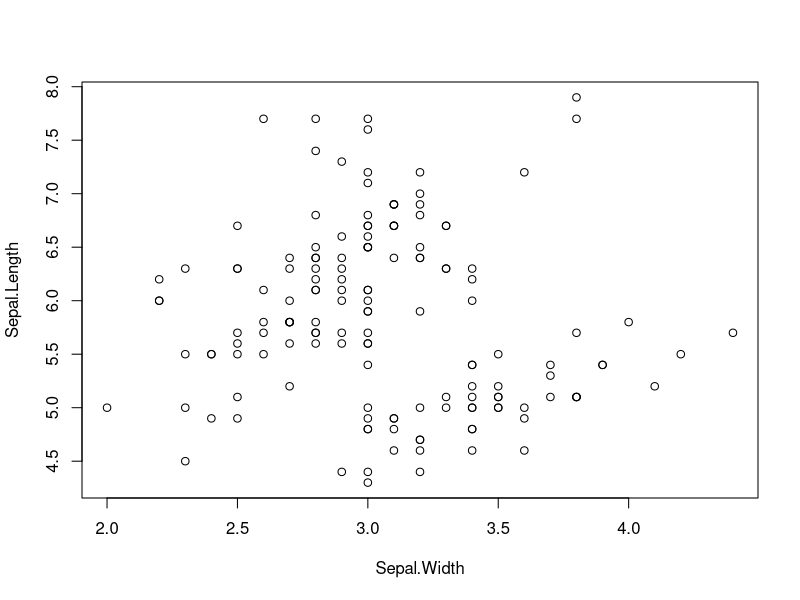
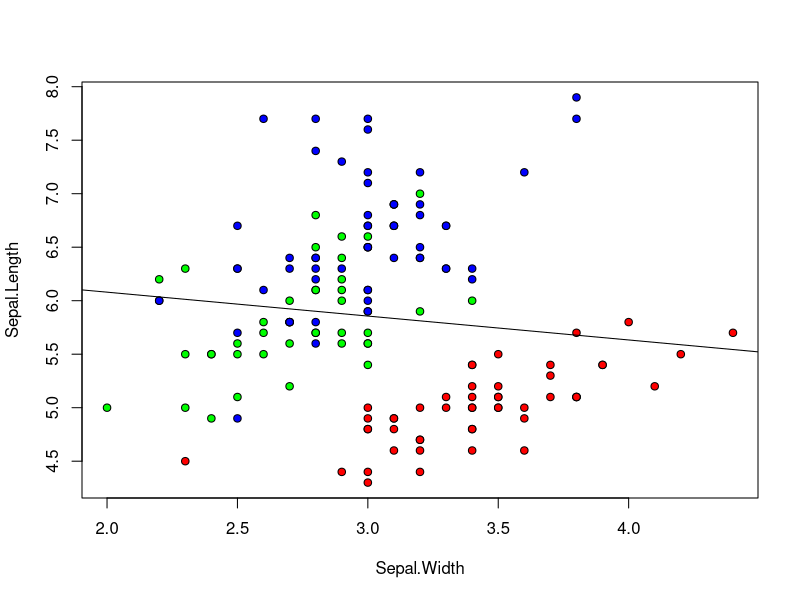
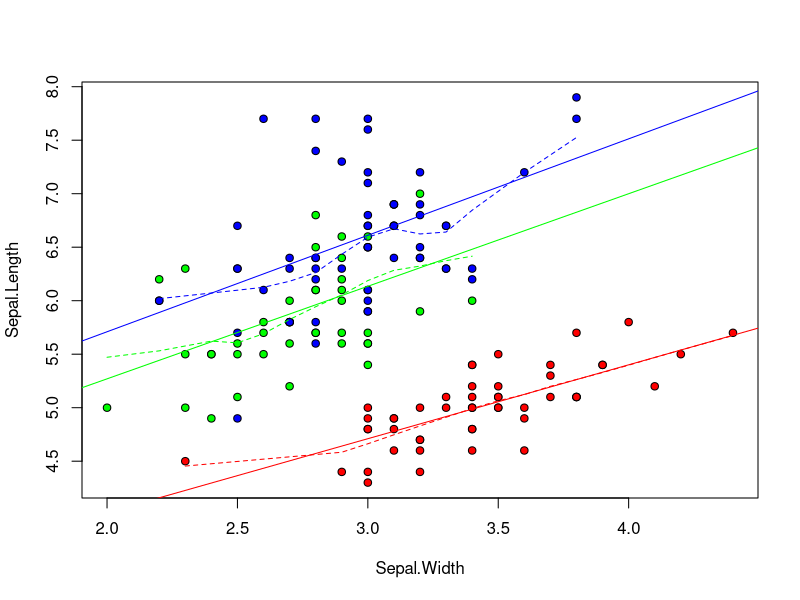
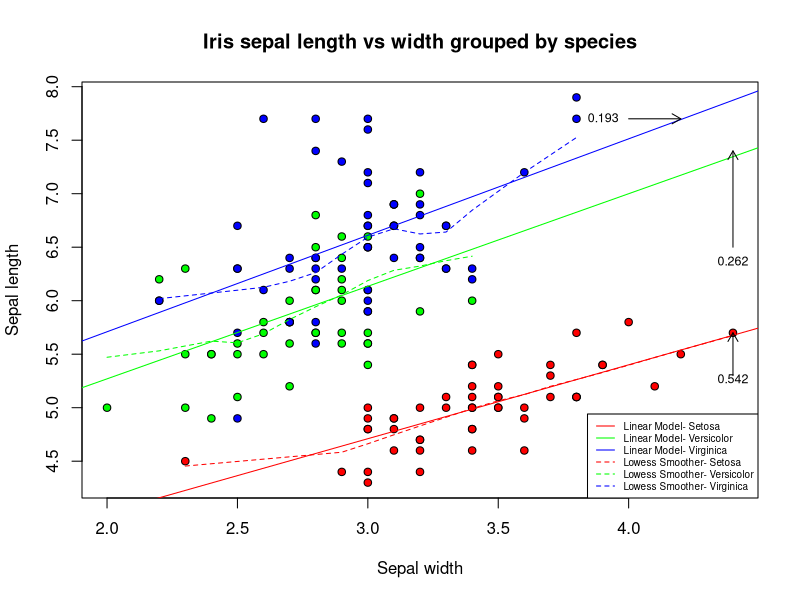

Write R code to recreate these figures, in order.
# Homework Assignment 4a, Data Analysis and Visualization in R, spring 2022

# load in iris data set
data(iris)

# Version 1.
# Simple scatter plot using all default values
plot(Sepal.Length~Sepal.Width, data=iris)

# Version 2.
# Enhance version 1 by adding the following:
# Symbols: Choose one symbol that is not the default symbol to use for all data points.
# Colors: Show each species using a different color.
# Linear model: Show one linear model line, including all data points for all species, in black.
plot(Sepal.Length~Sepal.Width, data=iris, pch=21, bg=c("red","green","blue")[as.integer(Species)])   # choose symbol 21- filled circle (default is 1- empty circle)
lm_iris <- lm(Sepal.Length~Sepal.Width, data=iris)
abline(lm_iris, col="black")

# Version 3.
# Enhance version 2 by adding the following:
# Linear model: remove the linear model from version 2, and add a linear model line for each species
# individually, colored the same as the data points for each species
# Also include a lowess smoother for each species, colored the same as the linear line, but using
# a different line type.
plot(Sepal.Length~Sepal.Width, data=iris, pch=21, bg=c("red","green","blue")[as.integer(Species)])
lm_iris_setosa <- lm(Sepal.Length~Sepal.Width, data=iris[which(iris$Species=="setosa"),])
lm_iris_versicolor <- lm(Sepal.Length~Sepal.Width, data=iris[which(iris$Species=="versicolor"),])
lm_iris_virginica <- lm(Sepal.Length~Sepal.Width, data=iris[which(iris$Species=="virginica"),])
abline(lm_iris_setosa$coefficients, col="red")             # linear model for setosa (solid red line)
abline(lm_iris_versicolor$coefficients, col="green")       # linear model for versicolor (solid green line)
abline(lm_iris_virginica$coefficients, col="blue")         # linear model for virginica (solid blue line)
lines(lowess(iris$Sepal.Length[iris$Species=="setosa"]~iris$Sepal.Width[iris$Species=="setosa"]), col="red", lty=2)              # lowess smoother for setosa (dashed red line)
lines(lowess(iris$Sepal.Length[iris$Species=="versicolor"]~iris$Sepal.Width[iris$Species=="versicolor"]), col="green", lty=2)    # lowess smoother for versicolor (dashed green line)
lines(lowess(iris$Sepal.Length[iris$Species=="virginica"]~iris$Sepal.Width[iris$Species=="virginica"]), col="blue", lty=2)       # lowess smoother for virginica (dashed blue line)

# Version 4.
# Final version. Enhance version 3 by adding the following:
# Labels and title: add appropriate x and y labels, and a plot title
# Legend: Add a legend showing the symbol/color for each species
# Text and arrows: add text for each linear model indicating its adjusted R2 value, and draw an
# arrow from your text to the line.
plot(Sepal.Length~Sepal.Width, data=iris, pch=21, bg=c("red","green","blue")[as.integer(Species)], 
     xlab="Sepal width", ylab="Sepal length", main="Iris sepal length vs width grouped by species")
abline(lm_iris_setosa$coefficients, col="red")             # linear model for setosa (solid red line)
abline(lm_iris_versicolor$coefficients, col="green")       # linear model for versicolor (solid green line)
abline(lm_iris_virginica$coefficients, col="blue")         # linear model for virginica (solid blue line)
lines(lowess(iris$Sepal.Length[iris$Species=="setosa"]~iris$Sepal.Width[iris$Species=="setosa"]), col="red", lty=2)              # lowess smoother for setosa (dashed red line)
lines(lowess(iris$Sepal.Length[iris$Species=="versicolor"]~iris$Sepal.Width[iris$Species=="versicolor"]), col="green", lty=2)    # lowess smoother for versicolor (dashed green line)
lines(lowess(iris$Sepal.Length[iris$Species=="virginica"]~iris$Sepal.Width[iris$Species=="virginica"]), col="blue", lty=2)       # lowess smoother for virginica (dashed blue line)
legend(x="bottomright", legend=c("Linear Model- Setosa", "Linear Model- Versicolor", "Linear Model- Virginica", "Lowess Smoother- Setosa", "Lowess Smoother- Versicolor", "Lowess Smoother- Virginica"), 
       col=c("red","green","blue"), lty=c(1,1,1,2,2,2), cex=0.6)  # make a plot legend
lm_sum_setosa <- summary(lm_iris_setosa)              # save summary of linear model
lm_sum_versicolor <- summary(lm_iris_versicolor)
lm_sum_virginica <- summary(lm_iris_virginica)
adr2_setosa <- lm_sum_setosa$adj.r.squared            # save the adjusted R2 value
adr2_versicolor <- lm_sum_versicolor$adj.r.squared
adr2_virginica <- lm_sum_virginica$adj.r.squared
arrows(x0=4.4, y0=5.3, x1=4.4, y1=5.7,length=0.1)
text(4.4,5.4,round(adr2_setosa,3),pos=1, cex=0.75)          # setosa linear model- adjusted R2 value = 0.542
arrows(x0=4.4, y0=6.5, x1=4.4, y1=7.4,length=0.1)
text(4.4,6.5,round(adr2_versicolor,3),pos=1, cex=0.75)      # versicolor linear model- adjusted R2 value = 0.262
arrows(x0=4.0, y0=7.7, x1=4.2, y1=7.7,length=0.1)
text(4.0,7.7,round(adr2_virginica,3),pos=2, cex=0.75)       # virginica linear model- adjusted R2 value = 0.193
